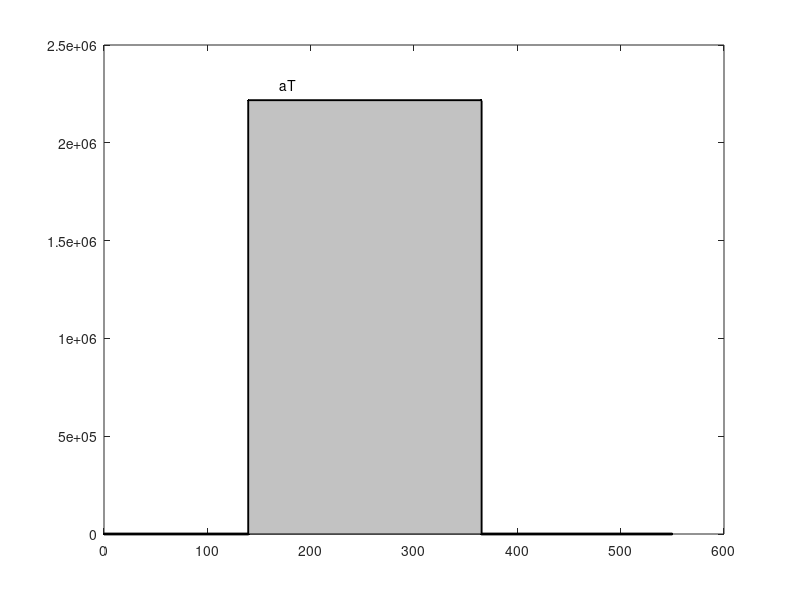

Here is the MATLAB script that generated this plot:
plot([0 140 140 365 365 550], [0 0 2215600 2215600 0 0], '.-k', 'LineWidth',2)
patch([0 140 140 365 365 550], [0 0 2215600 2215600 0 0], [0.76 0.76 0.76])
text(170, 2.3e6, 'aT')
